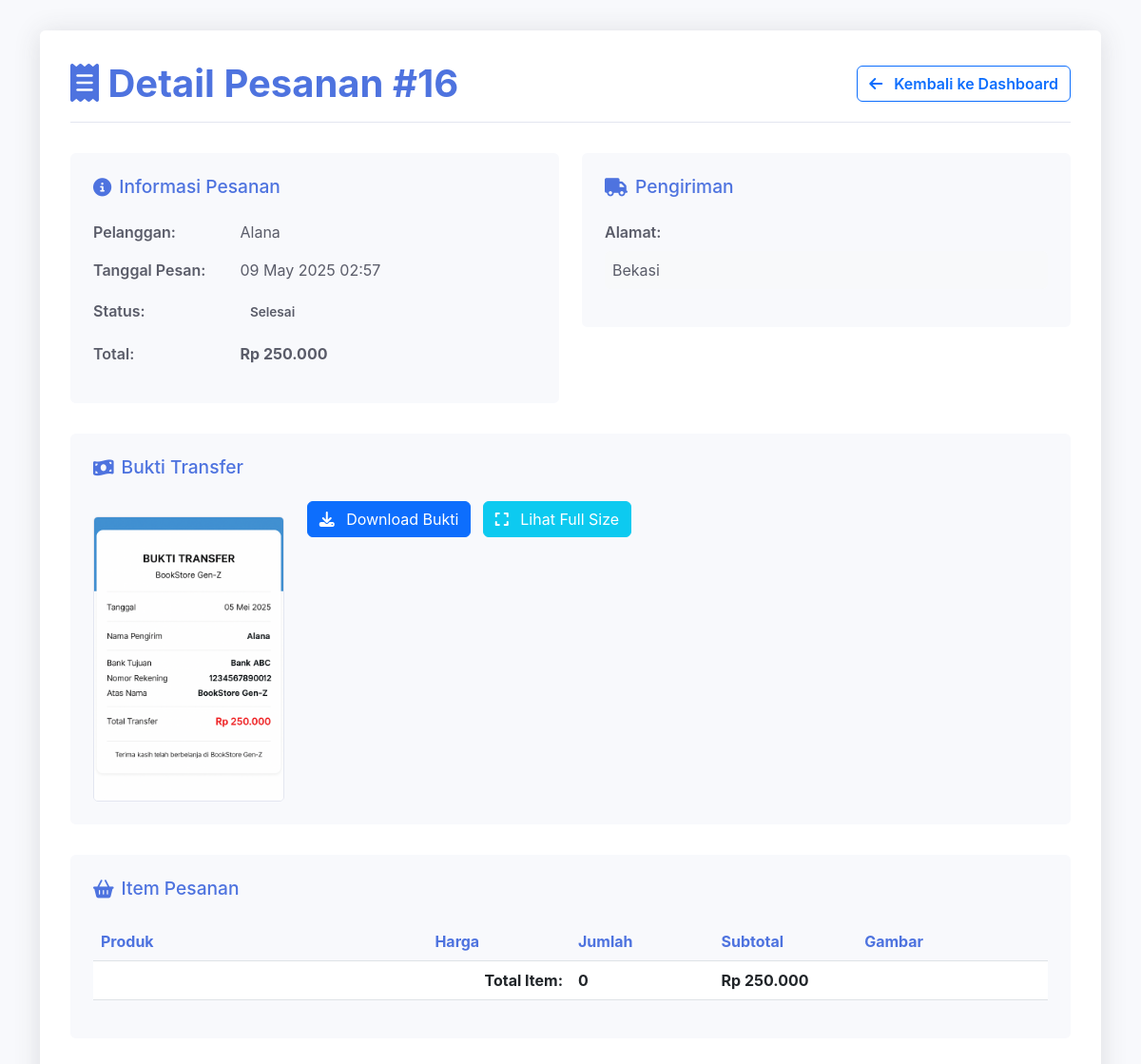
The app's page /detail_pesanan.php?id=16 with its own data.
### tables this page shows
CREATE TABLE `pesanan` (
  `id_pesanan` int(11) NOT NULL,
  `id_user` int(11) NOT NULL,
  `alamat` text NOT NULL,
  `metode_pembayaran` varchar(50) NOT NULL,
  `bukti_transfer` varchar(255) DEFAULT NULL,
  `total` int(11) NOT NULL,
  `status` varchar(20) DEFAULT 'pending',
  `created_at` timestamp NOT NULL DEFAULT current_timestamp()
);

CREATE TABLE `user` (
  `id_user` int(11) NOT NULL,
  `username` varchar(50) NOT NULL,
  `password` varchar(255) NOT NULL,
  `nama_lengkap` varchar(50) NOT NULL,
  `no_telepon` varchar(20) DEFAULT NULL,
  `alamat` text DEFAULT NULL,
  `created_at` timestamp NOT NULL DEFAULT current_timestamp()
);

### detail_pesanan.php (the view, shortened to what this page needs)
<?php
include "../config.php";
$id_pesanan = (int)$_GET['id'];
$query_pesanan = mysqli_query($conn, "
    SELECT pesanan.*, user.username
    FROM pesanan
    JOIN user ON pesanan.id_user = user.id_user
    WHERE pesanan.id_pesanan = $id_pesanan
");
$pesanan = mysqli_fetch_assoc($query_pesanan);
?>
<!DOCTYPE html>
<html lang="id">
<head>
    <link href="https://cdn.jsdelivr.net/npm/bootstrap@5.3.0/dist/css/bootstrap.min.css" rel="stylesheet">
    <link rel="stylesheet" href="https://cdnjs.cloudflare.com/ajax/libs/font-awesome/6.4.0/css/all.min.css">
</head>
<body>
    <div class="container">
        <div class="order-card">
            <div class="order-header">
                <div class="d-flex justify-content-between align-items-center flex-wrap">
                    <h1 class="order-title mb-3 mb-md-0">
                        <i class="fas fa-receipt"></i> Detail Pesanan #<?= $id_pesanan ?>
                    </h1>
                    <a href="index.php" class="btn btn-outline-primary back-btn">
                        <i class="fas fa-arrow-left me-2"></i> Kembali ke Dashboard
                    </a>
                </div>
            </div>
            <div class="row">
                <div class="col-md-6">
                    <div class="info-card">
                        <h3><i class="fas fa-info-circle"></i> Informasi Pesanan</h3>
                        <div class="mb-3">
                            <span class="info-label">Pelanggan:</span>
                            <span><?= htmlspecialchars($pesanan['username']) ?></span>
                        </div>
                        <div class="mb-3">
                            <span class="info-label">Tanggal Pesan:</span>
                            <span><?= date('d F Y H:i', strtotime($pesanan['created_at'])) ?></span>
                        </div>
                        <div class="mb-3">
                            <span class="info-label">Status:</span>
                            <span class="status-badge status-<?= $pesanan['status'] ?>">
                                <?= ucfirst(str_replace('_', ' ', $pesanan['status'])) ?>
                            </span>
                        </div>
                        <div class="mb-3">
                            <span class="info-label">Total:</span>
                            <span class="fw-bold">Rp <?= number_format($pesanan['total'], 0, ',', '.') ?></span>
                        </div>
                    </div>
                </div>
                <div class="col-md-6">
                    <div class="info-card">
                        <h3><i class="fas fa-truck"></i> Pengiriman</h3>
                        <div class="mb-3">
                            <span class="info-label">Alamat:</span>
                            <div class="p-2 bg-light rounded mt-2">
                                <?= nl2br(htmlspecialchars($pesanan['alamat'])) ?>
                            </div>
                        </div>
                    </div>
                </div>
            </div>
            <div class="info-card">
                <h3><i class="fas fa-money-bill-wave"></i> Bukti Transfer</h3>
                <?php if ($pesanan['bukti_transfer']): ?>
                    <div class="d-flex flex-column flex-md-row align-items-start gap-4">
                        <div>
                            <img src="../bukti_transfer/<?= $pesanan['bukti_transfer'] ?>" alt="Bukti Transfer" class="payment-img" style="max-height: 300px;">
                        </div>
                        <div class="action-btns mt-3 mt-md-0">
                            <a href="../bukti_transfer/<?= $pesanan['bukti_transfer'] ?>" download class="btn btn-primary">
                                <i class="fas fa-download me-2"></i> Download Bukti
                            </a>
                            <a href="../bukti_transfer/<?= $pesanan['bukti_transfer'] ?>" target="_blank" class="btn btn-info text-white">
                                <i class="fas fa-expand me-2"></i> Lihat Full Size
                            </a>
                        </div>
                    </div>
                <?php else: ?>
                    <div class="alert alert-warning">
                        <i class="fas fa-exclamation-circle me-2"></i> Belum mengupload bukti transfer.
                    </div>
                <?php endif; ?>
            </div>
            <div class="info-card">
                <h3><i class="fas fa-shopping-basket"></i> Item Pesanan</h3>
                <div class="table-responsive">
                    <table class="table table-hover">
                        <thead>
                            <tr>
                                <th width="35%">Produk</th>
                                <th width="15%">Harga</th>
                                <th width="15%">Jumlah</th>
                                <th width="15%">Subtotal</th>
                                <th width="20%">Gambar</th>
                            </tr>
                        </thead>
                        <tbody>
                            <?php
                            $total_items = 0;
                            ?>
                            <tr class="total-row">
                                <td colspan="2" class="text-end fw-bold">Total Item:</td>
                                <td class="fw-bold"><?= $total_items ?></td>
                                <td colspan="2" class="fw-bold">Rp <?= number_format($pesanan['total'], 0, ',', '.') ?></td>
                            </tr>
                        </tbody>
                    </table>
                </div>
            </div>
        </div>
    </div>
</body>
</html>

### detail_pesanan.php (style rules this page uses)
:root { --primary: #4e73df; --secondary: #858796; --success: #1cc88a; --info: #36b9cc; --warning: #f6c23e; --danger: #e74a3b; --light: #f8f9fc; --dark: #5a5c69; }
body { background-color: #f8f9fc; font-family: 'Nunito', -apple-system, BlinkMacSystemFont, 'Segoe UI', Roboto, 'Helvetica Neue', Arial, sans-serif; color: var(--dark); }
.order-card { background: white; border-radius: 0.35rem; box-shadow: 0 0.15rem 1.75rem 0 rgba(58, 59, 69, 0.15); margin-top: 2rem; margin-bottom: 2rem; padding: 2rem; }
.order-header { border-bottom: 1px solid #e3e6f0; padding-bottom: 1rem; margin-bottom: 2rem; }
.order-title { color: var(--primary); font-weight: 700; }
.info-card { background-color: var(--light); border-radius: 0.35rem; padding: 1.5rem; margin-bottom: 2rem; }
.info-card h3 { color: var(--primary); font-size: 1.2rem; margin-bottom: 1.5rem; display: flex; align-items: center; gap: 0.5rem; }
.info-label { font-weight: 600; color: var(--dark); min-width: 150px; display: inline-block; }
.payment-img { max-width: 100%; height: auto; border-radius: 5px; border: 1px solid #e3e6f0; margin-top: 1rem; }
.status-badge { padding: 0.35rem 0.65rem; font-weight: 600; border-radius: 0.35rem; font-size: 0.85rem; display: inline-block; }
.table th { background-color: var(--light); color: var(--primary); font-weight: 700; }
.back-btn { transition: all 0.3s; font-weight: 600; }
.total-row { font-weight: 700; background-color: rgba(78, 115, 223, 0.05); }
.action-btns .btn { margin-right: 0.5rem; margin-bottom: 0.5rem; }

### records on screen
pesanan: id_user.username "Alana", created_at "09 May 2025 02:57", status "Selesai", total "250.000", alamat "Bekasi", bukti_transfer (picture)

### other values on screen
$id_pesanan "16"
$total_items "0"
